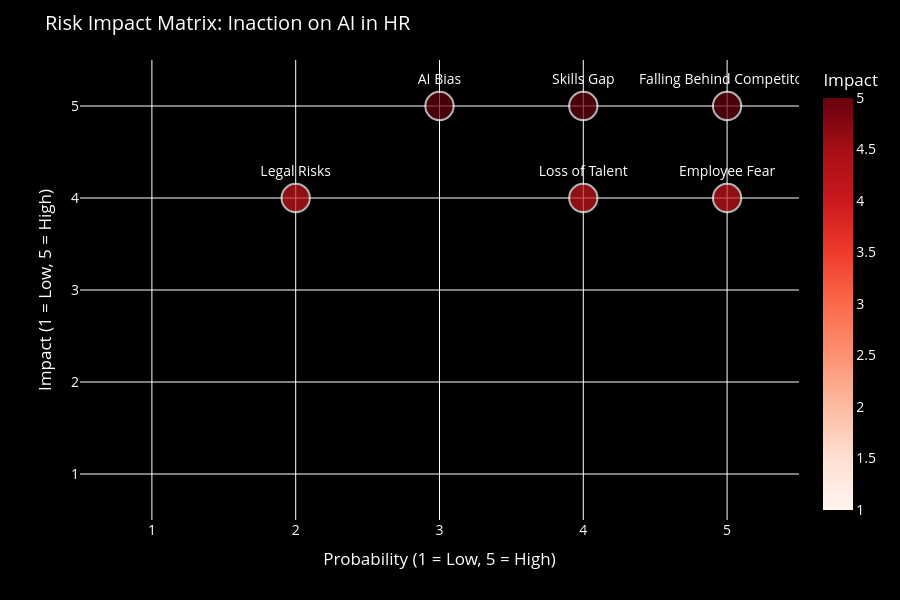

Notebook cell for this chart:
### Code cell
import plotly.express as px
import pandas as pd

# Define your risks with Probability (x) and Impact (y)
data = {
    'Risk': [
        'Skills Gap',
        'Employee Fear',
        'AI Bias',
        'Legal Risks',
        'Loss of Talent',
        'Falling Behind Competitors'
    ],
    'Probability': [4, 5, 3, 2, 4, 5],  # X-axis
    'Impact': [5, 4, 5, 4, 4, 5]        # Y-axis
}

# Convert to DataFrame
df = pd.DataFrame(data)

# Create Plotly scatter plot
fig = px.scatter(
    df,
    x='Probability',
    y='Impact',
    text='Risk',
    size=[15]*len(df),  # Optional: control bubble size
    color='Impact',
    color_continuous_scale='Reds',
    range_color=[1, 5]
)

# Make text labels visible
fig.update_traces(
    textposition='top center',
    marker=dict(line=dict(width=2, color='white'))
)

# Customize layout for black background
fig.update_layout(
    title='Risk Impact Matrix: Inaction on AI in HR',
    xaxis_title='Probability (1 = Low, 5 = High)',
    yaxis_title='Impact (1 = Low, 5 = High)',
    xaxis=dict(dtick=1, range=[0.5, 5.5], color='white'),
    yaxis=dict(dtick=1, range=[0.5, 5.5], color='white'),
    plot_bgcolor='black',
    paper_bgcolor='black',
    font=dict(color='white', size=14),
    width=900,
    height=600
)

fig.show()

### Figure 1 — Plotly figure (JSON) as saved in the notebook; plotly's stock layout.template omitted (floating-point values rounded to 4 significant figures)
{"data": [{"hovertemplate": "Probability=%{x}<br>Impact=%{marker.color}<br>size=%{marker.size}<br>Risk=%{text}<extra></extra>", "legendgroup": "", "marker": {"color": [5, 4, 5, 4, 4, 5], "coloraxis": "coloraxis", "line": {"color": "white", "width": 2}, "size": [15, 15, 15, 15, 15, 15], "sizemode": "area", "sizeref": 0.0375, "symbol": "circle"}, "mode": "markers+text", "name": "", "orientation": "v", "showlegend": false, "text": ["Skills Gap", "Employee Fear", "AI Bias", "Legal Risks", "Loss of Talent", "Falling Behind Competitors"], "textposition": "top center", "type": "scatter", "x": [4, 5, 3, 2, 4, 5], "xaxis": "x", "y": [5, 4, 5, 4, 4, 5], "yaxis": "y"}], "layout": {"coloraxis": {"cmax": 5, "cmin": 1, "colorbar": {"title": {"text": "Impact"}}, "colorscale": [[0, "rgb(255,245,240)"], [0.125, "rgb(254,224,210)"], [0.25, "rgb(252,187,161)"], [0.375, "rgb(252,146,114)"], [0.5, "rgb(251,106,74)"], [0.625, "rgb(239,59,44)"], [0.75, "rgb(203,24,29)"], [0.875, "rgb(165,15,21)"], [1, "rgb(103,0,13)"]]}, "font": {"color": "white", "size": 14}, "height": 600, "legend": {"itemsizing": "constant", "tracegroupgap": 0}, "margin": {"t": 60}, "paper_bgcolor": "black", "plot_bgcolor": "black", "title": {"text": "Risk Impact Matrix: Inaction on AI in HR"}, "width": 900, "xaxis": {"anchor": "y", "color": "white", "domain": [0, 1], "dtick": 1, "range": [0.5, 5.5], "title": {"text": "Probability (1 = Low, 5 = High)"}}, "yaxis": {"anchor": "x", "color": "white", "domain": [0, 1], "dtick": 1, "range": [0.5, 5.5], "title": {"text": "Impact (1 = Low, 5 = High)"}}}}
